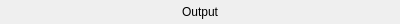
<?xml version="1.0" encoding="UTF-8"?>
<ui version="4.0">
 <class>OutputLine</class>
 <widget class="QWidget" name="OutputLine">
  <property name="geometry">
   <rect>
    <x>0</x>
    <y>0</y>
    <width>400</width>
    <height>24</height>
   </rect>
  </property>
  <property name="windowTitle">
   <string>Form</string>
  </property>
  <layout class="QVBoxLayout" name="verticalLayout">
   <property name="spacing">
    <number>0</number>
   </property>
   <property name="leftMargin">
    <number>4</number>
   </property>
   <property name="topMargin">
    <number>0</number>
   </property>
   <property name="rightMargin">
    <number>4</number>
   </property>
   <property name="bottomMargin">
    <number>0</number>
   </property>
   <item>
    <widget class="QLabel" name="label">
     <property name="text">
      <string>Output</string>
     </property>
     <property name="alignment">
      <set>Qt::AlignCenter</set>
     </property>
     <property name="textInteractionFlags">
      <set>Qt::NoTextInteraction</set>
     </property>
    </widget>
   </item>
  </layout>
 </widget>
 <resources/>
 <connections/>
</ui>
